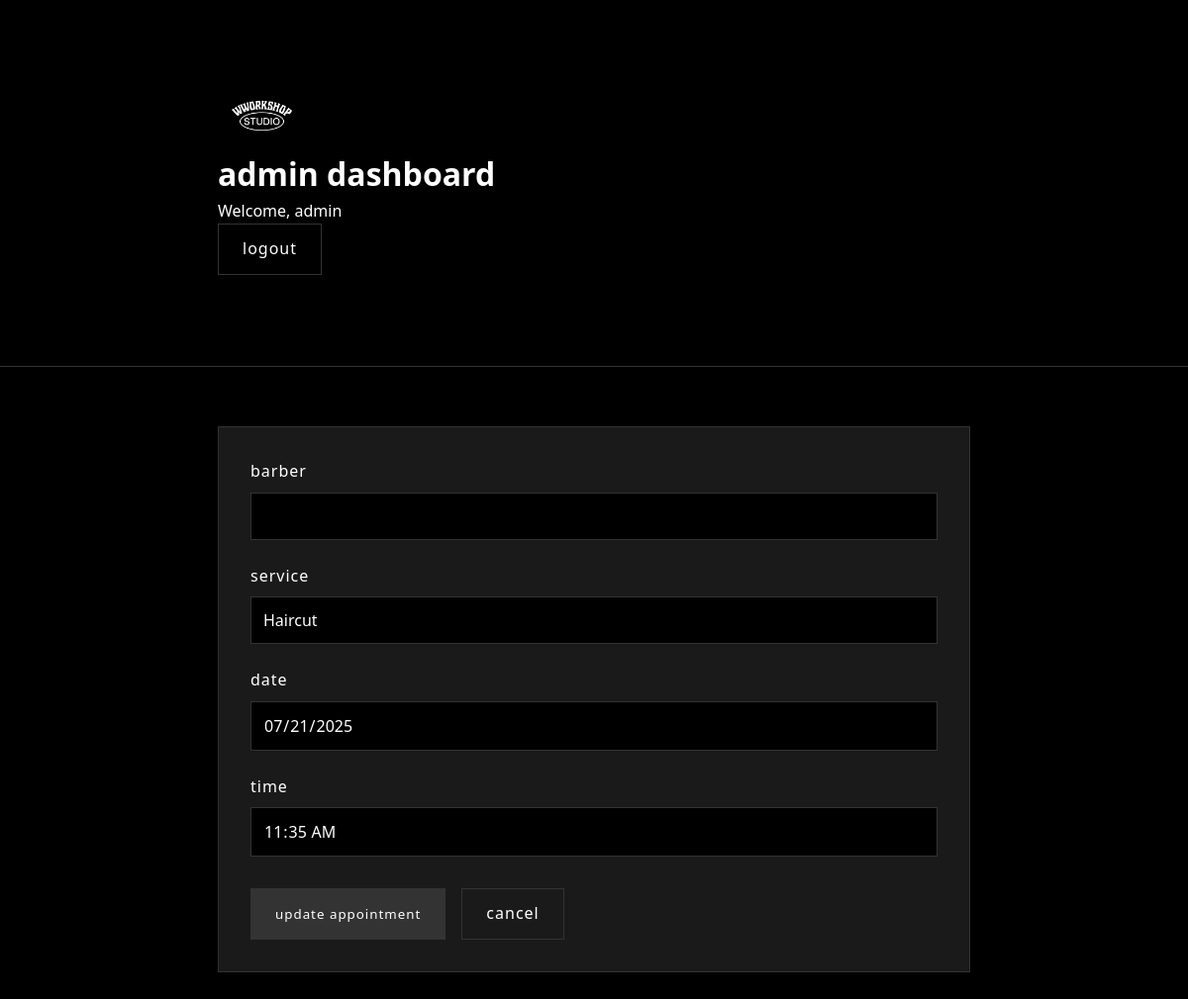
The page /edit_appointment.php?id=16 (signed in) on the database its author committed.
### tables this page shows
CREATE TABLE `appointments` (
  `id` int(11) NOT NULL,
  `user_id` int(11) NOT NULL,
  `barber_id` int(11) NOT NULL,
  `service` varchar(50) NOT NULL,
  `date` date NOT NULL,
  `time` time NOT NULL,
  `status` enum('pending','confirmed','cancelled') DEFAULT 'pending'
);

### edit_appointment.php (the view, shortened to what this page needs)
<?php
$host = "localhost";
$username = "root";
$password = "";
$dbname = "wworkshopdb";
$conn = new mysqli($host, $username, $password, $dbname);
$id = intval($_GET['id']);
$result = $conn->query("SELECT * FROM appointments WHERE id = $id");
$row = $result->fetch_assoc();
?>
<!DOCTYPE html>
<html lang="en">
<head>
</head>
<body>
    <div class="header">
        <div class="container">
            <div class="logo-container">
                <img src="./assets/logos/logo2 white.png" alt="Workshop Studio Logo">
            </div>
            <h1>admin dashboard</h1>
            <p>Welcome, <?php echo htmlspecialchars($_SESSION['admin_username']); ?></p>
            <p><a href="admin_logout.php" class="btn">logout</a></p>
        </div>
    </div>
    <div class="container">
        <div class="crud-section">
            <form method="POST">
                <div class="form-group">
                    <label for="barber">barber</label>
                    <input type="text" id="barber" name="barber" value="<?php echo htmlspecialchars($row['barber']); ?>" required>
                </div>
                <div class="form-group">
                    <label for="service">service</label>
                    <input type="text" id="service" name="service" value="<?php echo htmlspecialchars($row['service']); ?>" required>
                </div>
                <div class="form-group">
                    <label for="date">date</label>
                    <input type="date" id="date" name="date" value="<?php echo $row['date']; ?>" required>
                </div>
                <div class="form-group">
                    <label for="time">time</label>
                    <input type="time" id="time" name="time" value="<?php echo $row['time']; ?>" required>
                </div>
                <div class="button-group">
                    <button type="submit" name="update_appointment" class="btn btn-primary">update appointment</button>
                    <a href="admin_dashboard.php" class="btn btn-secondary">cancel</a>
                </div>
            </form>
        </div>
    </div>
</body>
</html>

### edit_appointment.php (style rules this page uses)
:root { --primary-color: #000000; --secondary-color: #1a1a1a; --accent-color: #333333; --text-color: #ffffff; --light-gray: #2a2a2a; --border-color: #333333; --success-color: #4a4a4a; --danger-color: #8B0000; --border-radius: 0px; --box-shadow: 0 4px 6px rgba(0,0,0,0.3); }
* { margin: 0; padding: 0; box-sizing: border-box; font-family: system-ui, -apple-system, sans-serif; }
body { background-color: var(--primary-color); color: var(--text-color); line-height: 1.6; }
.container { max-width: 800px; margin: 40px auto; padding: 20px; }
.header { background-color: var(--primary-color); border-bottom: 1px solid var(--border-color); padding: 2rem; margin-bottom: 2rem; }
.logo-container img { max-height: 50px; }
.crud-section { background-color: var(--secondary-color); padding: 2rem; margin-bottom: 2rem; border: 1px solid var(--border-color); }
.form-group { margin-bottom: 1.5rem; }
.form-group label { display: block; margin-bottom: 0.5rem; font-weight: 400; color: var(--text-color); text-transform: lowercase; letter-spacing: 1px; }
.form-group input { width: 100%; padding: 12px; background-color: var(--primary-color); border: 1px solid var(--border-color); color: var(--text-color); font-size: 1rem; transition: border-color 0.3s ease; }
.btn { padding: 12px 24px; border: 1px solid var(--border-color); background-color: transparent; color: var(--text-color); cursor: pointer; font-weight: 400; text-transform: lowercase; letter-spacing: 1px; transition: all 0.3s ease; text-decoration: none; display: inline-block; }
.button-group { display: flex; gap: 1rem; margin-top: 2rem; }
.btn-primary { background-color: var(--accent-color); }
.btn-secondary { background-color: var(--secondary-color); }

### rows shown on the page
appointments: service "Haircut", date "07/21/2025", time "11:35:00"

### other values the page prints
$_SESSION['admin_username'] "admin"
